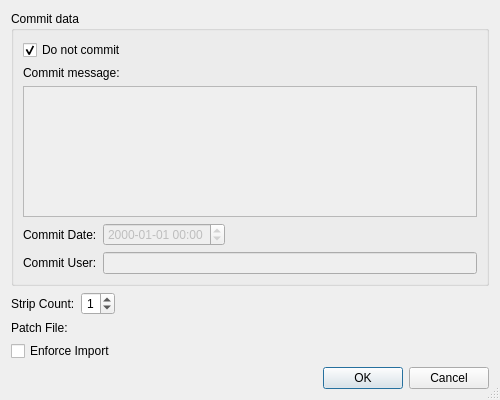
<?xml version="1.0" encoding="UTF-8"?>
<ui version="4.0">
 <class>HgImportDialog</class>
 <widget class="QDialog" name="HgImportDialog">
  <property name="geometry">
   <rect>
    <x>0</x>
    <y>0</y>
    <width>500</width>
    <height>400</height>
   </rect>
  </property>
  <property name="windowTitle">
   <string>Import Patch</string>
  </property>
  <property name="sizeGripEnabled">
   <bool>true</bool>
  </property>
  <layout class="QGridLayout" name="gridLayout_2">
   <item row="0" column="0" colspan="2">
    <widget class="QGroupBox" name="groupBox_2">
     <property name="title">
      <string>Commit data</string>
     </property>
     <layout class="QVBoxLayout" name="verticalLayout">
      <item>
       <widget class="QCheckBox" name="noCommitCheckBox">
        <property name="toolTip">
         <string>Select to not commit the imported patch</string>
        </property>
        <property name="text">
         <string>Do not commit</string>
        </property>
        <property name="checked">
         <bool>true</bool>
        </property>
       </widget>
      </item>
      <item>
       <widget class="QLabel" name="label_3">
        <property name="text">
         <string>Commit message:</string>
        </property>
       </widget>
      </item>
      <item>
       <widget class="QPlainTextEdit" name="messageEdit">
        <property name="enabled">
         <bool>false</bool>
        </property>
        <property name="toolTip">
         <string>Enter the commit message or leave empty to use the default one</string>
        </property>
        <property name="tabChangesFocus">
         <bool>true</bool>
        </property>
       </widget>
      </item>
      <item>
       <layout class="QGridLayout" name="gridLayout">
        <item row="0" column="0">
         <widget class="QLabel" name="label">
          <property name="text">
           <string>Commit Date:</string>
          </property>
         </widget>
        </item>
        <item row="0" column="1">
         <widget class="QDateTimeEdit" name="dateEdit">
          <property name="enabled">
           <bool>false</bool>
          </property>
          <property name="toolTip">
           <string>Enter optional date for the commit</string>
          </property>
          <property name="displayFormat">
           <string notr="true">yyyy-MM-dd HH:mm</string>
          </property>
          <property name="calendarPopup">
           <bool>false</bool>
          </property>
         </widget>
        </item>
        <item row="0" column="2">
         <spacer name="horizontalSpacer_2">
          <property name="orientation">
           <enum>Qt::Horizontal</enum>
          </property>
          <property name="sizeHint" stdset="0">
           <size>
            <width>40</width>
            <height>20</height>
           </size>
          </property>
         </spacer>
        </item>
        <item row="1" column="0">
         <widget class="QLabel" name="label_2">
          <property name="text">
           <string>Commit User:</string>
          </property>
         </widget>
        </item>
        <item row="1" column="1" colspan="2">
         <widget class="QLineEdit" name="userEdit">
          <property name="enabled">
           <bool>false</bool>
          </property>
          <property name="toolTip">
           <string>Enter optional user for the commit</string>
          </property>
         </widget>
        </item>
       </layout>
      </item>
     </layout>
    </widget>
   </item>
   <item row="1" column="0">
    <widget class="QLabel" name="label_4">
     <property name="text">
      <string>Strip Count:</string>
     </property>
    </widget>
   </item>
   <item row="1" column="1">
    <layout class="QHBoxLayout" name="horizontalLayout">
     <item>
      <widget class="QSpinBox" name="stripSpinBox">
       <property name="toolTip">
        <string>Enter number of leading directories to strip off (default 1)</string>
       </property>
       <property name="alignment">
        <set>Qt::AlignRight|Qt::AlignTrailing|Qt::AlignVCenter</set>
       </property>
       <property name="maximum">
        <number>9</number>
       </property>
       <property name="value">
        <number>1</number>
       </property>
      </widget>
     </item>
     <item>
      <spacer name="horizontalSpacer">
       <property name="orientation">
        <enum>Qt::Horizontal</enum>
       </property>
       <property name="sizeHint" stdset="0">
        <size>
         <width>118</width>
         <height>20</height>
        </size>
       </property>
      </spacer>
     </item>
    </layout>
   </item>
   <item row="2" column="0">
    <widget class="QLabel" name="label_5">
     <property name="text">
      <string>Patch File:</string>
     </property>
    </widget>
   </item>
   <item row="2" column="1">
    <widget class="E5PathPicker" name="patchFilePicker" native="true">
     <property name="sizePolicy">
      <sizepolicy hsizetype="Expanding" vsizetype="Preferred">
       <horstretch>0</horstretch>
       <verstretch>0</verstretch>
      </sizepolicy>
     </property>
     <property name="focusPolicy">
      <enum>Qt::StrongFocus</enum>
     </property>
     <property name="toolTip">
      <string>Enter the name of the patch file</string>
     </property>
    </widget>
   </item>
   <item row="3" column="0" colspan="2">
    <widget class="QCheckBox" name="forceCheckBox">
     <property name="toolTip">
      <string>Select to enforce the import</string>
     </property>
     <property name="text">
      <string>Enforce Import</string>
     </property>
    </widget>
   </item>
   <item row="4" column="0" colspan="2">
    <widget class="QDialogButtonBox" name="buttonBox">
     <property name="orientation">
      <enum>Qt::Horizontal</enum>
     </property>
     <property name="standardButtons">
      <set>QDialogButtonBox::Cancel|QDialogButtonBox::Ok</set>
     </property>
    </widget>
   </item>
  </layout>
 </widget>
 <customwidgets>
  <customwidget>
   <class>E5PathPicker</class>
   <extends>QWidget</extends>
   <header>E5Gui/E5PathPicker.h</header>
   <container>1</container>
  </customwidget>
 </customwidgets>
 <tabstops>
  <tabstop>noCommitCheckBox</tabstop>
  <tabstop>messageEdit</tabstop>
  <tabstop>dateEdit</tabstop>
  <tabstop>userEdit</tabstop>
  <tabstop>stripSpinBox</tabstop>
  <tabstop>patchFilePicker</tabstop>
  <tabstop>forceCheckBox</tabstop>
 </tabstops>
 <resources/>
 <connections>
  <connection>
   <sender>buttonBox</sender>
   <signal>accepted()</signal>
   <receiver>HgImportDialog</receiver>
   <slot>accept()</slot>
   <hints>
    <hint type="sourcelabel">
     <x>257</x>
     <y>364</y>
    </hint>
    <hint type="destinationlabel">
     <x>157</x>
     <y>274</y>
    </hint>
   </hints>
  </connection>
  <connection>
   <sender>buttonBox</sender>
   <signal>rejected()</signal>
   <receiver>HgImportDialog</receiver>
   <slot>reject()</slot>
   <hints>
    <hint type="sourcelabel">
     <x>325</x>
     <y>364</y>
    </hint>
    <hint type="destinationlabel">
     <x>286</x>
     <y>274</y>
    </hint>
   </hints>
  </connection>
  <connection>
   <sender>noCommitCheckBox</sender>
   <signal>toggled(bool)</signal>
   <receiver>messageEdit</receiver>
   <slot>setDisabled(bool)</slot>
   <hints>
    <hint type="sourcelabel">
     <x>70</x>
     <y>44</y>
    </hint>
    <hint type="destinationlabel">
     <x>95</x>
     <y>113</y>
    </hint>
   </hints>
  </connection>
  <connection>
   <sender>noCommitCheckBox</sender>
   <signal>toggled(bool)</signal>
   <receiver>dateEdit</receiver>
   <slot>setDisabled(bool)</slot>
   <hints>
    <hint type="sourcelabel">
     <x>121</x>
     <y>41</y>
    </hint>
    <hint type="destinationlabel">
     <x>134</x>
     <y>202</y>
    </hint>
   </hints>
  </connection>
  <connection>
   <sender>noCommitCheckBox</sender>
   <signal>toggled(bool)</signal>
   <receiver>userEdit</receiver>
   <slot>setDisabled(bool)</slot>
   <hints>
    <hint type="sourcelabel">
     <x>228</x>
     <y>48</y>
    </hint>
    <hint type="destinationlabel">
     <x>230</x>
     <y>229</y>
    </hint>
   </hints>
  </connection>
 </connections>
</ui>
